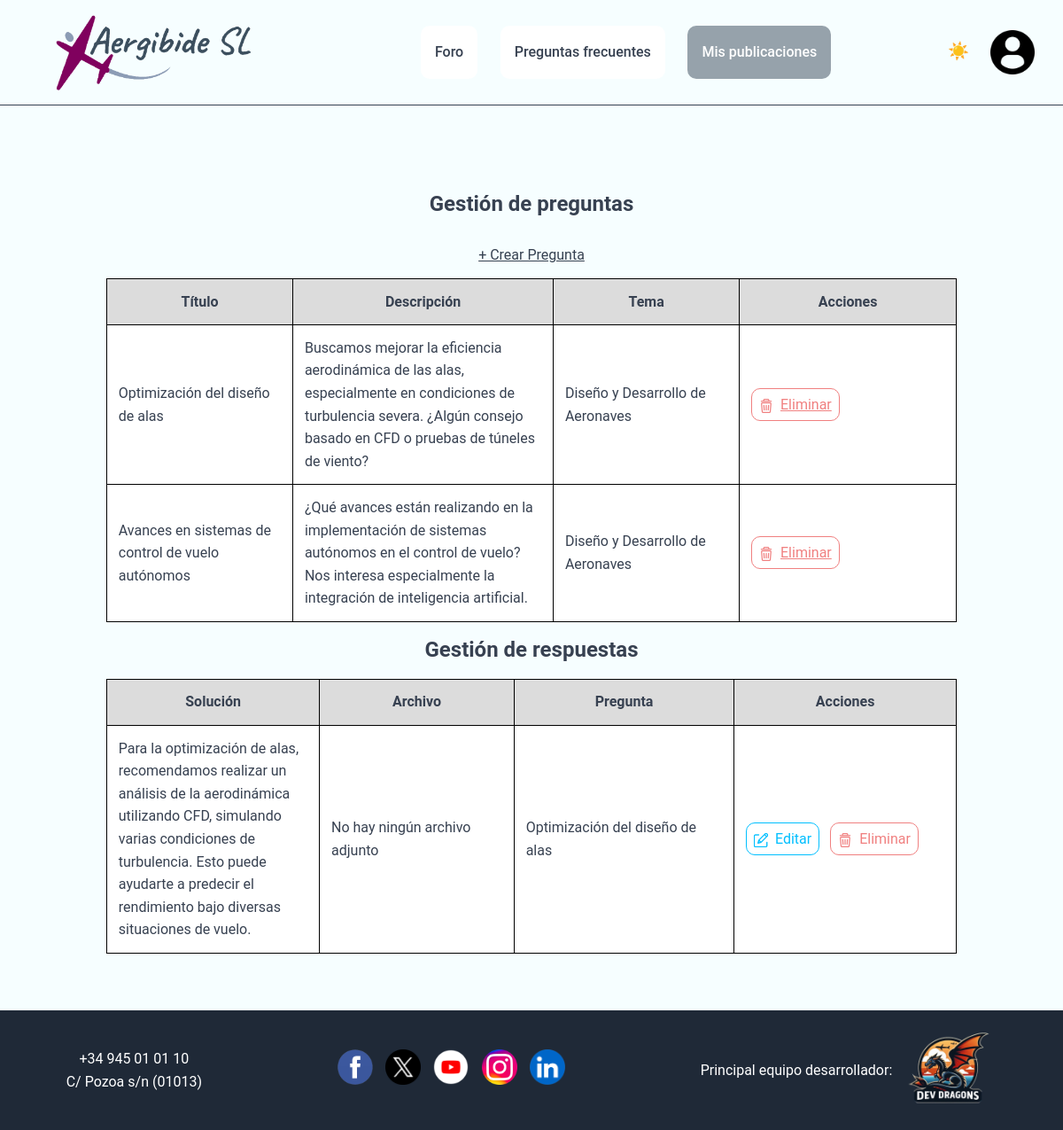
The app's page /Aplicacion/mvc_reto/index.php?controller=pregunta&action=misPreguntas (signed in) with its own data.
### tables this page shows
CREATE TABLE `preguntas` (
                             `id` int(11) NOT NULL,
                             `titulo` varchar(100) NOT NULL,
                             `descripcion` varchar(300) NOT NULL,
                             `tema` varchar(100) NOT NULL,
                             `fecha` date NOT NULL,
                             `id_usuario` int(11) NOT NULL,
                             `archivo` varchar(255) DEFAULT NULL
);

CREATE TABLE `respuestas` (
                              `id` int(11) NOT NULL,
                              `solucion` varchar(300) NOT NULL,
                              `archivo` varchar(255) DEFAULT NULL,
                              `id_pregunta` int(11) NOT NULL,
                              `id_usuario` int(11) NOT NULL,
                              `fecha` date NOT NULL
);

### Aplicacion/mvc_reto/index.php (called while the page is built, shortened)
<?php
require_once "model/Db.php";
$controller = new $controllerName();
$dataToView["data"] = array();
if(method_exists($controller, $_GET["action"]))
    $dataToView["data"] = $controller -> {$_GET["action"]}();
require_once "view/".$_GET["controller"]."/".$controller->view.".html.php";
?>

### Aplicacion/mvc_reto/model/Db.php (called while the page is built, shortened)
<?php
class Db {
    public function __construct(){
        $this -> host = constant("DB_HOST");
        $this -> db = constant("DB");
        $this -> user = constant("DB_USER");
        $this -> pass = constant("DB_PASS");
        try {
            $this->connection = new PDO("mysql:host=" .$this->host.';
            dbname=' .$this->db, $this->user, $this->pass);
        }
        catch (PDOException $e){
            echo $e -> getMessage();
            exit();
        }
    }
}
?>

### Aplicacion/mvc_reto/model/Pregunta.php (called while the page is built, shortened)
<?php
class Pregunta {
    private $tabla = "preguntas";
    private $connection;
    public function getConexion(){
        $dbObj = new Db();
        $this->connection = $dbObj ->connection;
    }
    public function getPregunta(){
        $sql = "SELECT * FROM " . $this->tabla;
        $stml = $this -> connection -> prepare($sql);
        $stml -> execute();
        return $stml -> fetchAll();
    }
}

### Aplicacion/mvc_reto/controller/PreguntaController.php (called while the page is built, shortened)
<?php
require_once "model/Pregunta.php";
require_once "RespuestaController.php";
class PreguntaController {
    public $model;
    public function __construct() {
        $this->model = new Pregunta();
    }
    public function misPreguntas(){
        $preguntas = $this->model->getPregunta();
        $respuestaController = new RespuestaController();
        $preguntasConRespuestas = [];
        foreach ($preguntas as $pregunta) {
            $pregunta['respuestas'] = $respuestaController->view($pregunta['id']);
            $preguntasConRespuestas[] = $pregunta;
        }
        return $preguntasConRespuestas ?: [];
    }
}
?>

### Aplicacion/mvc_reto/model/Respuesta.php (called while the page is built, shortened)
<?php
class Respuesta {
    private $tabla = "respuestas";
    private $connection;
    public function getConexion(){
        $dbObj = new Db();
        $this->connection = $dbObj ->connection;
    }
    public function getRespuestaByPreguntaId($preguntaId){
        $sql = "SELECT * FROM ". $this->tabla ." WHERE id_pregunta = ?";
        $stmt = $this->connection->prepare($sql);
        $stmt -> execute([$preguntaId]);
        return $stmt->fetchAll(PDO::FETCH_ASSOC);
    }
}

### Aplicacion/mvc_reto/controller/RespuestaController.php (called while the page is built, shortened)
<?php
require_once "model/Respuesta.php";
class RespuestaController {
    public $model;
    public function __construct() {
        $this->model = new Respuesta();
    }
    public function view($preguntaId){
        return $this->model->getRespuestaByPreguntaId($preguntaId);
    }
}
?>

### Aplicacion/mvc_reto/view/pregunta/misPreguntas.html.php (the view, shortened to what this page needs)
<?php
require_once __DIR__ . "/../layout/header.php";
?>
<div class="contenido">
    <div id="titulo">
        <h2>Gestión de preguntas</h2>
    </div>
    <div class="d_bCrear"><a href="index.php?controller=pregunta&action=crear" class="bCrear">+ Crear Pregunta</a></div>
    <?php
    if (isset($dataToView["data"]) && is_array($dataToView["data"]) && count($dataToView["data"]) > 0) {
        ?>
        <table class="tabla_preguntas">
            <thead>
            <tr>
                <th>Título</th>
                <th>Descripción</th>
                <th>Tema</th>
                <th>Acciones</th>
            </tr>
            </thead>
            <tbody>
            <?php
            foreach ($dataToView["data"] as $pregunta) {
                if ($pregunta['id_usuario'] == $_SESSION["id"]) {
                    ?>
                    <tr>
                        <td><?php echo htmlspecialchars($pregunta['titulo']); ?></td>
                        <td><?php echo htmlspecialchars($pregunta['descripcion']); ?></td>
                        <td>
                            <?php
                            $temas = [
                                "diseno_aeronaves" => "Diseño y Desarrollo de Aeronaves",
                                "fabricacion_produccion" => "Fabricación y Producción",
                                "mantenimiento_operaciones" => "Mantenimiento y Operaciones",
                                "innovacion_sostenibilidad" => "Innovación y Sostenibilidad",
                                "certificaciones_reglamentacion" => "Certificaciones y Reglamentación",
                                "problemas_tecnicos" => "Problemas Técnicos y Soluciones",
                                "colaboracion_interdepartamental" => "Colaboración Interdepartamental",
                                "software_herramientas" => "Software y Herramientas de Ingeniería",
                                "gestion_conocimiento" => "Gestión del Conocimiento",
                                "otro" => "Otro tema"
                            ];
                            echo $temas[$pregunta["tema"]] ?? "Tema no especificado";
                            ?></td>
                        <td>
                            <a href="index.php?controller=pregunta&action=borrar&id=<?php echo urlencode($pregunta['id']); ?>" id="bEliminar">Eliminar</a>
                        </td>
                    </tr>
                    <?php
                }
            }
            ?>
            </tbody>
        </table>
        <?php
    } else {
        ?>
        <div class="mensajeInexistir">
            Actualmente no hay preguntas registradas.
        </div>
        <?php
    }
    ?>
    <div id="tituloRespuesta">
        <h2>Gestión de respuestas</h2>
    </div>
    <?php
    if (isset($dataToView["data"]) && is_array($dataToView["data"])){
        ?>
        <table class="tabla_respuestas">
            <thead>
            <tr>
                <th>Solución</th>
                <th>Archivo</th>
                <th>Pregunta</th>
                <th>Acciones</th>
            </tr>
            </thead>
            <tbody>
            <?php
            foreach ($dataToView["data"] as $pregunta){
                foreach ($pregunta["respuestas"] as $respuesta){
                    if ($respuesta["id_usuario"] == $_SESSION["id"]){
                        ?>
                        <tr>
                            <td><?php echo htmlspecialchars($respuesta['solucion']); ?></td>
                            <td>
                                <?php
                                if($respuesta['archivo'] == "" || $respuesta['archivo'] == NULL){
                                ?>
                                    <p>No hay ningún archivo adjunto</p>
                                    <?php
                                }
                                else{
                                    ?>
                                    <img src="./uploads/<?php echo $respuesta['archivo'] ?>" alt="Imagen">
                                    <?php
                                }
                                ?>
                            </td>
                            <td><?php echo htmlspecialchars($pregunta['titulo']); ?></td>
                            <td class="d_botones_public">
                                <a href="index.php?controller=respuesta&action=editar&id=<?php echo urlencode($respuesta['id']); ?>" id="bEditar">Editar</a>
                                <a href="index.php?controller=respuesta&action=borrar&id=<?php echo urlencode($respuesta['id']); ?>" id="bEliminar">Eliminar</a>
                            </td>
                        </tr>
                        <?php
                    }
                }
            }
            ?>
            </tbody>
        </table>
        <?php
    } else {
        echo "<p>No tienes respuestas registradas.</p>";
    }
    ?>
</div>
<?php require_once __DIR__ . "/../layout/footer.php"; ?>
</body>
</html>

### records on screen
preguntas: titulo "Optimización del diseño de alas", descripcion "Buscamos mejorar la eficiencia aerodinámica de las alas, especialmente en condiciones de turbulencia severa. ¿Algún consejo basado en CFD o pruebas de túneles de viento?", tema "Diseño y Desarrollo de Aeronaves"
preguntas: titulo "Avances en sistemas de control de vuelo autónomos", descripcion "¿Qué avances están realizando en la implementación de sistemas autónomos en el control de vuelo? Nos interesa especialmente la integración de inteligencia artificial.", tema "Diseño y Desarrollo de Aeronaves"
respuestas: solucion "Para la optimización de alas, recomendamos realizar un análisis de la aerodinámica utilizando CFD, simulando varias condiciones de turbulencia. Esto puede ayudarte a predecir el rendimiento bajo diversas situaciones de vuelo.", shows "No hay ningún archivo adjunto", id_pregunta.titulo "Optimización del diseño de alas"
